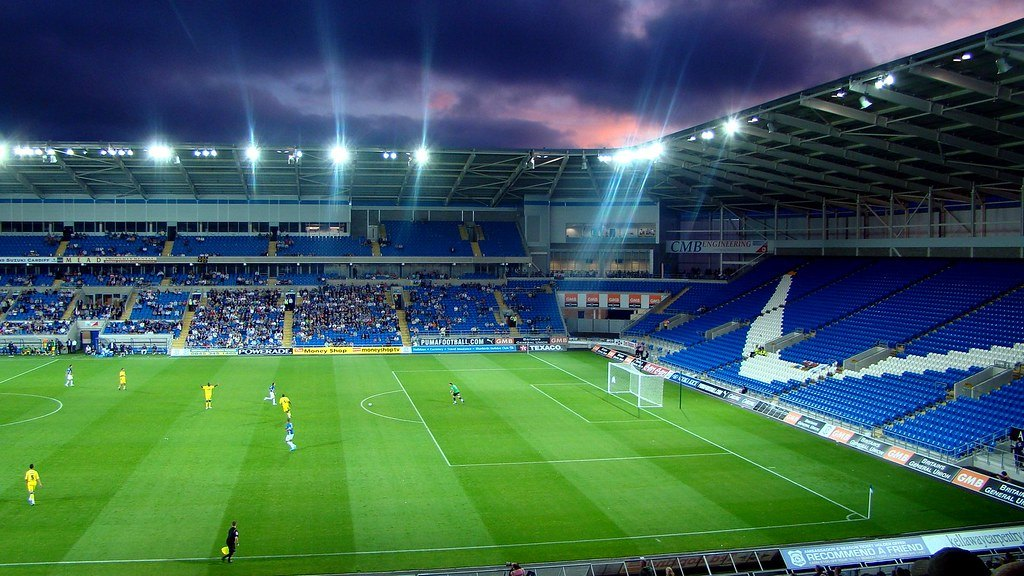
#> input picture unelte/fotografii/stadion-noaptea.jpg, 1024 x 576 px
$ python -i coperta-video.py   (imports and definitions only)
#> lines starting #> are read from the running program, lines starting #| are printed output that depends on the picture
#> further down, picture is the input picture: PIL image 1024x576 RGB; mean R, G, B 63.5, 97.7, 87.4
#!/usr/bin/env python3
"""Coperta unui articol video, din imaginea clipului YouTube (1200×630 JPG).

Folosire:  python3 unelte/coperta-video.py <url-sau-id-youtube> cronici/<id>.jpg ["Rubrica"]

Ia thumbnailul clipului (maxresdefault, altfel hqdefault), îl decupează la 1200×630 și pune
peste el butonul ▶, o bandă cu rubrica („Video” implicit) și sigla EuroGol în colț.
Decizia redacției (14.11.2026): la articolele video coperta e imaginea clipului, cu sursa
menționată în articol („video_sursa”). Doar clipuri de pe canale oficiale (unelte/video.py).
"""
import io
import re
import sys
import urllib.request
from pathlib import Path

from PIL import Image, ImageDraw, ImageFont

DIR = Path(__file__).resolve().parent
W, H = 1200, 630


def vid_id(s):
    m = re.search(r'(?:youtu\.be/|v=|/embed/|/shorts/)([A-Za-z0-9_-]{11})', s)
    return m.group(1) if m else s if re.fullmatch(r'[A-Za-z0-9_-]{11}', s) else None


# [11 lines left out: function descarca, not called in this run]


def decupeaza(img):
    # hqdefault/sddefault au benzi negre sus și jos (4:3 cu imagine 16:9): le tăiem
    if abs(img.width / img.height - 4 / 3) < 0.02:
        h = int(img.width * 9 / 16)
        top = (img.height - h) // 2
        img = img.crop((0, top, img.width, top + h))
    r = max(W / img.width, H / img.height)
#> r = 1.17
    img = img.resize((round(img.width * r), round(img.height * r)), Image.LANCZOS)
    x, y = (img.width - W) // 2, (img.height - H) // 2
#> x = 0; y = 22
    return img.crop((x, y, x + W, y + H))
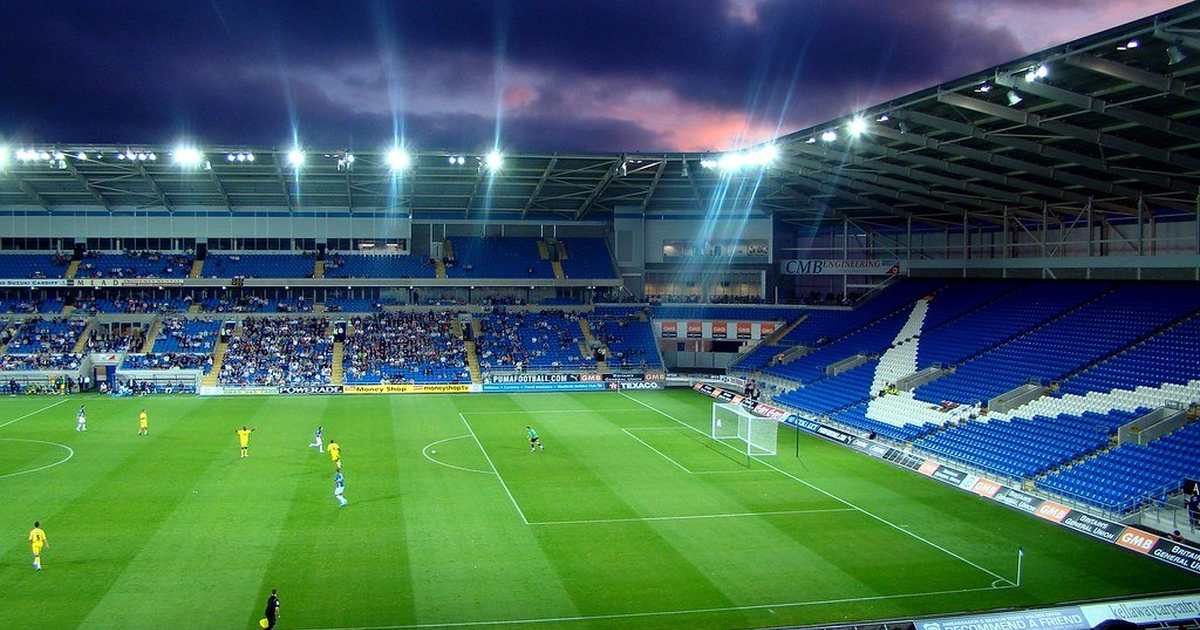
#> returned value: PIL image 1200x630 RGB; mean R, G, B 64.2, 99.4, 88.1


# [42 lines left out: functions font, main, not called in this run]


# [2 lines not run here, left out]

>>> from PIL import Image
>>> picture = Image.open('fotografii/stadion-noaptea.jpg')
>>> result = decupeaza(picture)

$ run again, on unelte/persoane/alexandru-chipciu.jpg
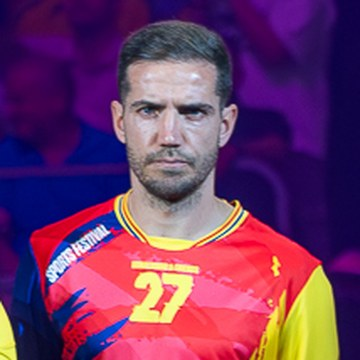
#> input picture unelte/persoane/alexandru-chipciu.jpg, 360 x 360 px
#> picture is the input picture: PIL image 360x360 RGB; mean R, G, B 111.2, 56.1, 100.5
#> in decupeaza, `return img.crop((x, y, x + W, y + H))`:
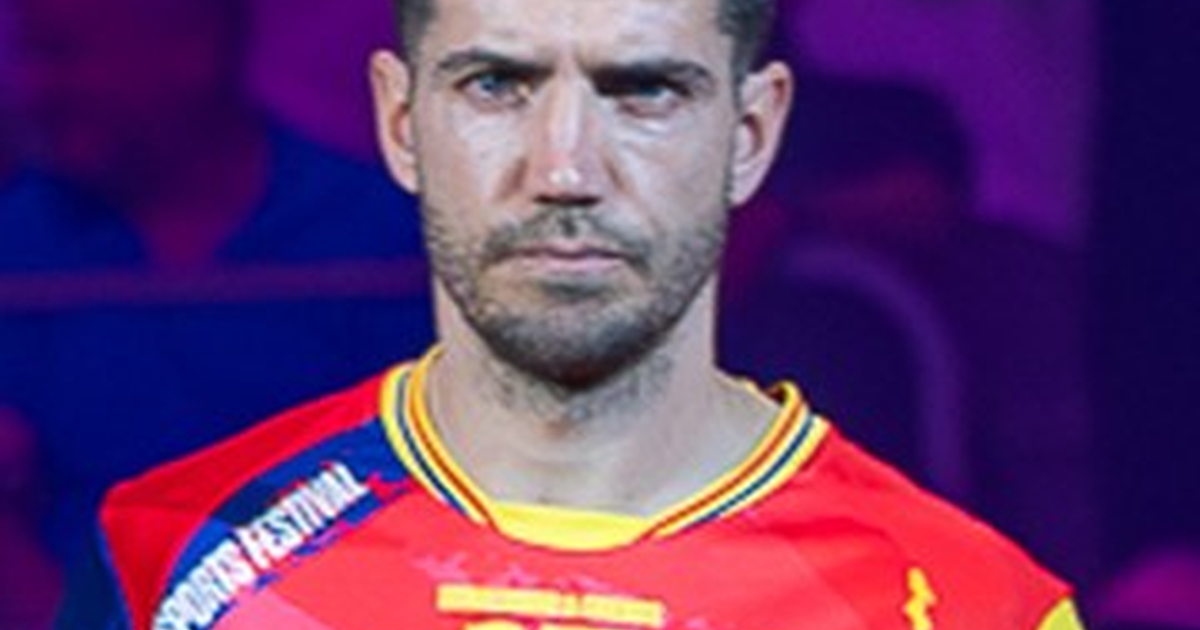
#> returned value: PIL image 1200x630 RGB; mean R, G, B 100.1, 52.9, 106.7

$ run again, on unelte/persoane/carlo-ancelotti.jpg
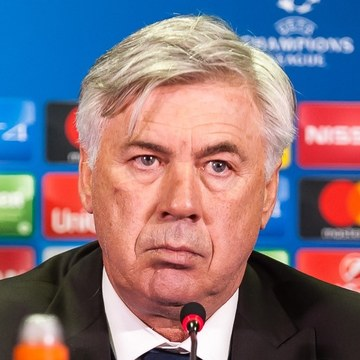
#> input picture unelte/persoane/carlo-ancelotti.jpg, 360 x 360 px
#> picture is the input picture: PIL image 360x360 RGB; mean R, G, B 132.6, 115.2, 125.6
#> in decupeaza, `return img.crop((x, y, x + W, y + H))`:
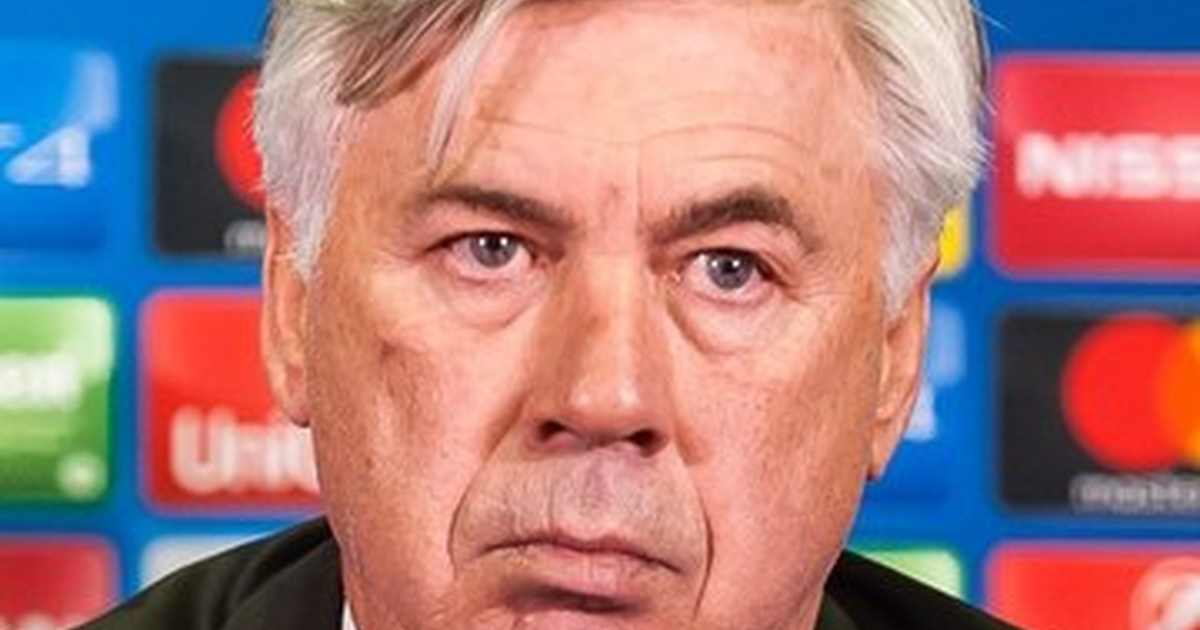
#> returned value: PIL image 1200x630 RGB; mean R, G, B 168.5, 123.2, 125
